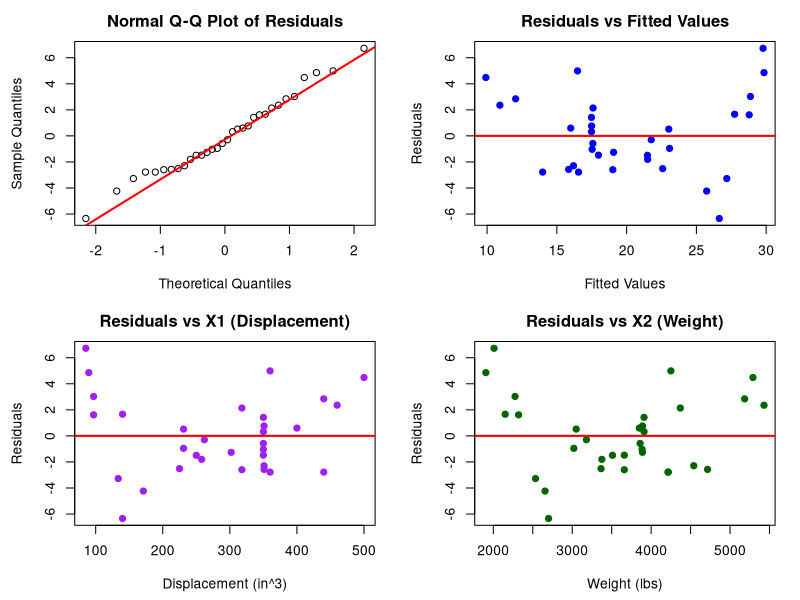

R code for this plot:
#-------------------------------------------------------
# Gasoline Mileage - Residual Diagnostic Plots
#-------------------------------------------------------

# Data input
auto_data <- data.frame(
  Y = c(18.90,17.00,20.00,18.25,20.07,11.20,22.12,21.47,34.70,30.40,
        16.50,36.50,21.50,19.70,20.30,17.80,14.39,14.89,17.80,16.41,
        23.54,21.47,16.59,31.90,29.40,13.27,23.90,19.73,13.90,13.27,
        13.77,16.50),
  X1 = c(350,350,250,351,225,440,231,262,89.7,96.9,350,85.3,171,258,
         140,302,500,440,350,318,231,360,400,96.9,140,460,133.6,318,
         351,351,360,350),
  X2 = c(3910,3860,3510,3890,3365,4215,3020,3180,1905,2320,3885,2009,
         2655,3375,2700,3890,5290,5185,3910,3660,3050,4250,3850,2275,
         2150,5430,2535,4370,4540,4715,4215,3660)
)

# Fit regression model
model <- lm(Y ~ X1 + X2, data = auto_data)

# Set layout for all 3 plots in one window
par(mfrow = c(2, 2), mar = c(4.5, 4.5, 2.5, 1.5))

# (1) Normal probability plot
qqnorm(resid(model), main = "Normal Q-Q Plot of Residuals")
qqline(resid(model), col = "red", lwd = 2)

# (2) Residuals vs Fitted
plot(fitted(model), resid(model),
     main = "Residuals vs Fitted Values",
     xlab = "Fitted Values",
     ylab = "Residuals",
     pch = 19, col = "blue")
abline(h = 0, col = "red", lwd = 2)

# (3) Residuals vs Predictors
plot(auto_data$X1, resid(model),
     main = "Residuals vs X1 (Displacement)",
     xlab = "Displacement (in^3)",   # Replaced the problematic "³" with "^3"
     ylab = "Residuals",
     pch = 19, col = "purple")
abline(h = 0, col = "red", lwd = 2)

plot(auto_data$X2, resid(model),
     main = "Residuals vs X2 (Weight)",
     xlab = "Weight (lbs)",
     ylab = "Residuals",
     pch = 19, col = "darkgreen")
abline(h = 0, col = "red", lwd = 2)

# Reset layout
par(mfrow = c(1, 1))
